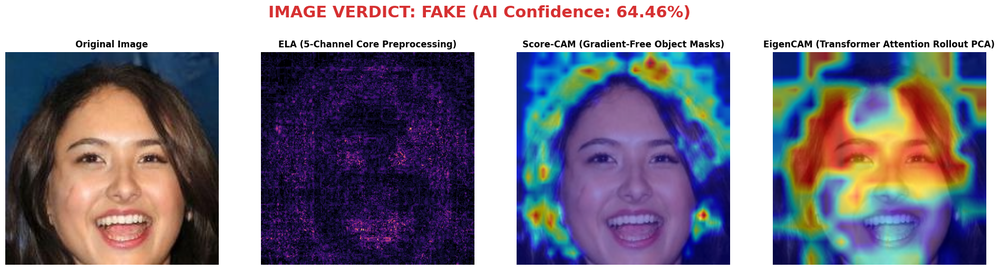
#> input picture ReportForinces/Forensic_Analysis_Report_img_1.png, 1000 x 270 px, shrunk from 1897 x 513 before the run
$ python -i cv_forensics.py   (imports and definitions only)   (older library calls are emulated)
#> lines starting #> are read from the running program, lines starting #| are printed output that depends on the picture
#> further down, picture is the input picture: PIL image 1000x270 RGBA; mean R, G, B, A 133.6, 129.5, 144.1, 255
import io
import numpy as np
from PIL import Image, ImageChops, ExifTags
from typing import Dict, Any, Tuple, Optional
import cv2

class ComputerVisionForensics:
    """
    Physical & Digital Feature Extractor.
    Extracts high-frequency noise variance, Laplacian sharpness, ELA compression discrepancy, and EXIF provenance.
    """

    # [47 lines left out: functions extract_exif, compute_ela, not called in this run]

    @staticmethod
    def compute_cv_metrics(pil_img: Image.Image) -> Dict[str, float]:
        """
        Compute OpenCV visual feature statistics:
        - Laplacian variance (focus/sharpness measure)
        - High-frequency noise variance (Gaussian blur residual)
        """
        try:
            cv_img = np.array(pil_img.convert("RGB"))
            gray = cv2.cvtColor(cv_img, cv2.COLOR_RGB2GRAY)
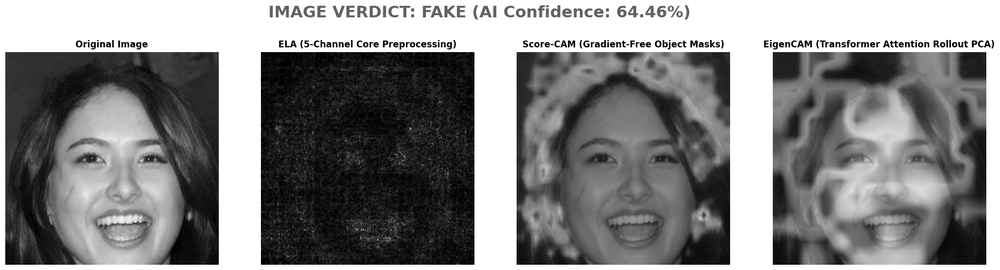
#> gray: shape (270, 1000); min 0, max 255, mean 132.4
            laplacian_var = float(cv2.Laplacian(gray, cv2.CV_64F).var())
#> laplacian_var = 2183.5
            blurred = cv2.GaussianBlur(gray, (5, 5), 0)
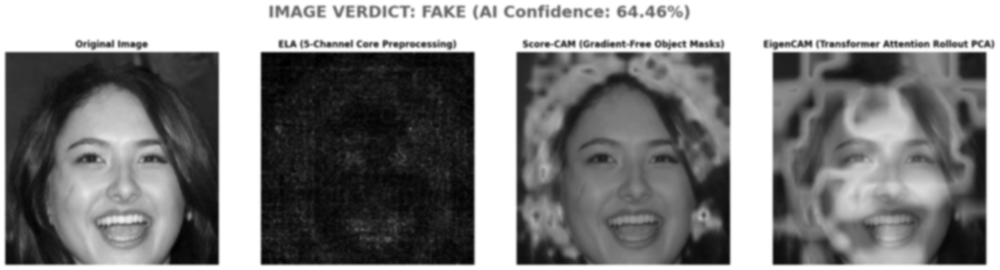
#> blurred: shape (270, 1000); min 0, max 255, mean 132.4
            noise_residual = cv2.absdiff(gray, blurred)
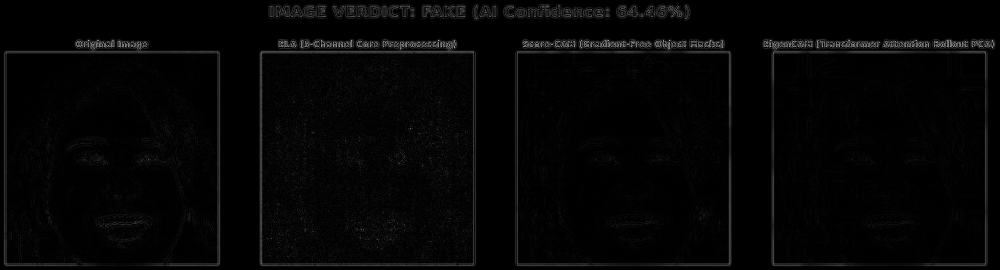
#> noise_residual: shape (270, 1000); min 0, max 180, mean 5.1
            noise_var = float(np.var(noise_residual))
#> noise_var = 175.4
            return {
                "sharpness_variance": round(laplacian_var, 2),
                "noise_variance": round(noise_var, 2),
            }
        except Exception:
            return {
                "sharpness_variance": 120.0,
                "noise_variance": 35.0,
            }

>>> from PIL import Image
>>> picture = Image.open('../../../../ReportForinces/Forensic_Analysis_Report_img_1.png')
>>> result = ComputerVisionForensics().compute_cv_metrics(picture)
#> result = {'sharpness_variance': 2183.5, 'noise_variance': 175.4}

$ run again, on ReportForinces/Forensic_Analysis_Report_img_2.png
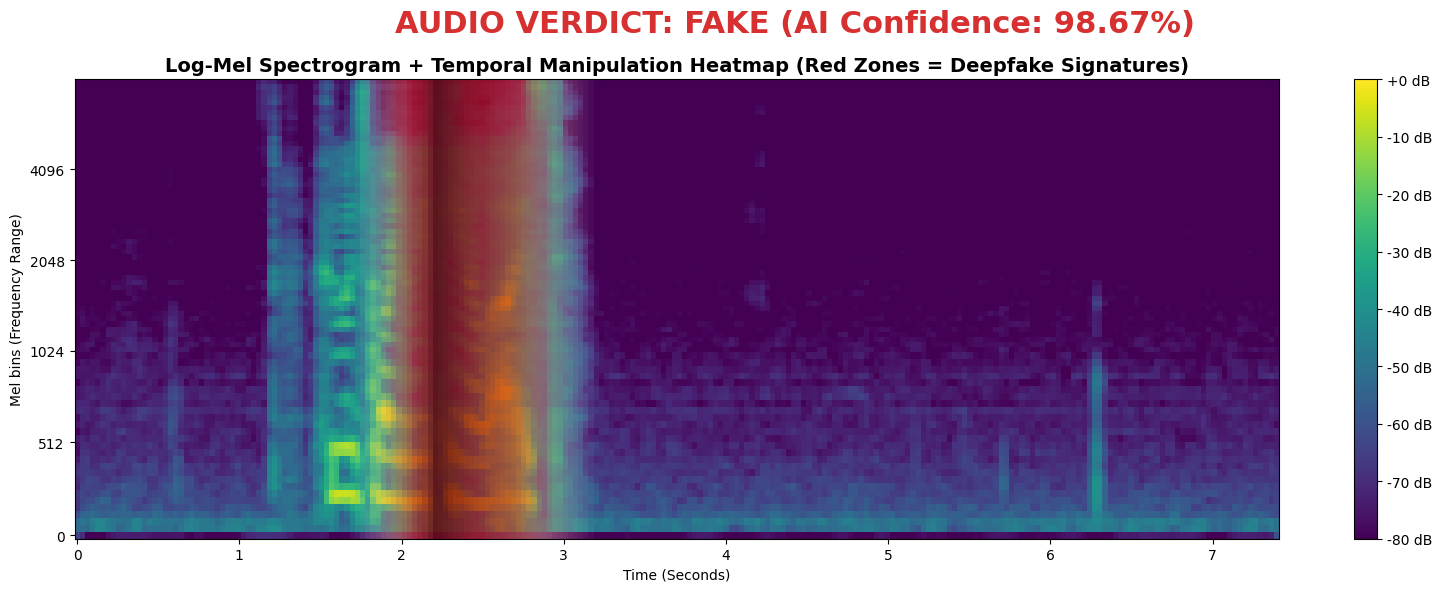
#> input picture ReportForinces/Forensic_Analysis_Report_img_2.png, 1442 x 592 px
#> picture is the input picture: PIL image 1442x592 RGBA; mean R, G, B, A 133.4, 108.5, 146.8, 255
#> in compute_cv_metrics, `gray = cv2.cvtColor(cv_img, cv2.COLOR_RGB2GRAY)`:
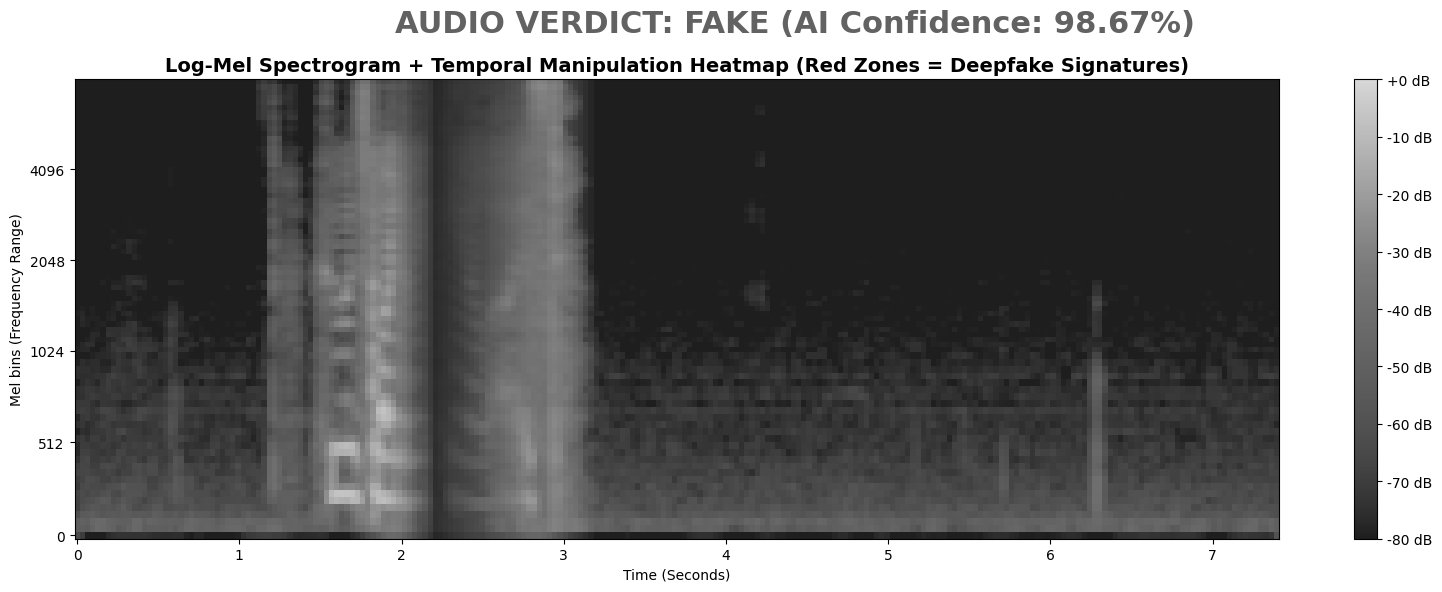
#> gray: shape (592, 1442); min 0, max 255, mean 120.2
#> laplacian_var = 2127.9
#> in compute_cv_metrics, `noise_residual = cv2.absdiff(gray, blurred)`:
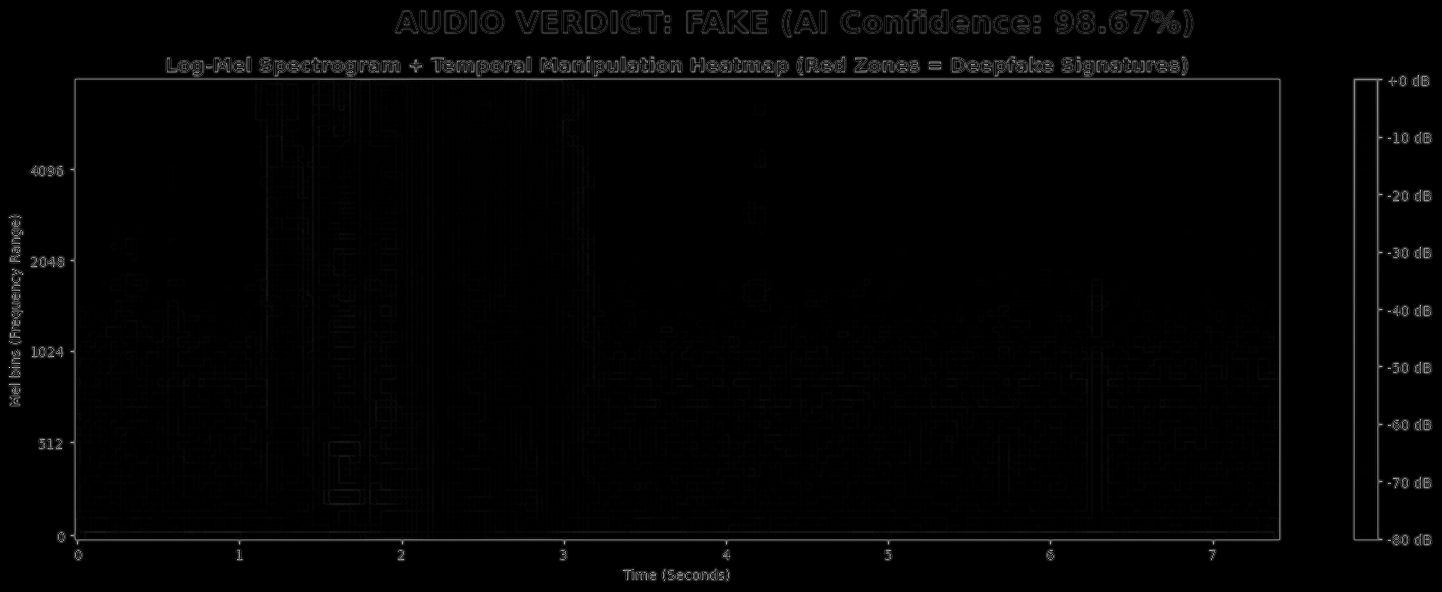
#> noise_residual: shape (592, 1442); min 0, max 209, mean 3.4
#> noise_var = 179
#> result = {'sharpness_variance': 2127.9, 'noise_variance': 179}

$ run again, on ReportForinces/Forensic_Analysis_Report_img_3.png
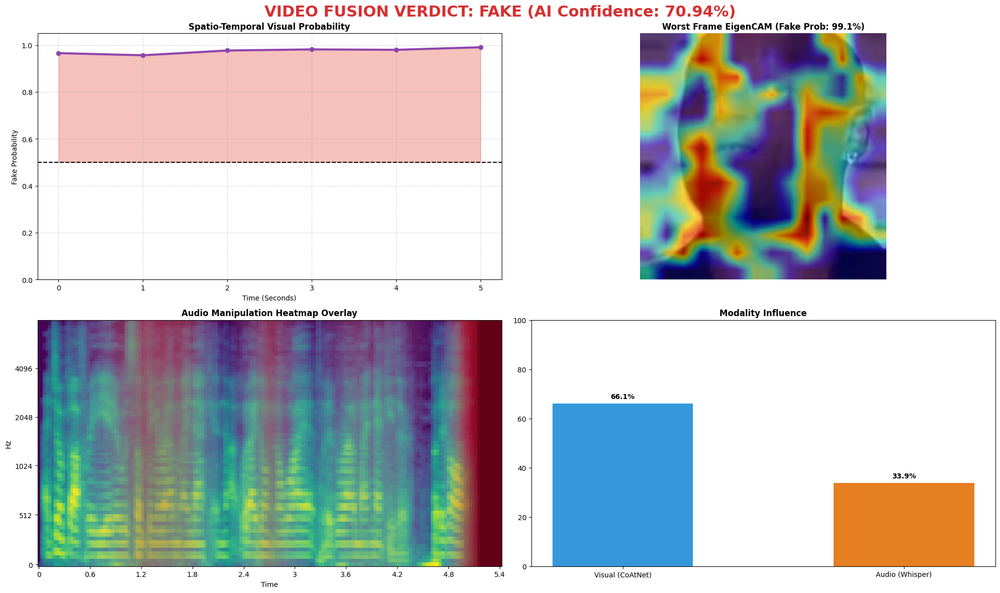
#> input picture ReportForinces/Forensic_Analysis_Report_img_3.png, 1000 x 593 px, shrunk from 1989 x 1180 before the run
#> picture is the input picture: PIL image 1000x593 RGBA; mean R, G, B, A 197.4, 199.2, 198.9, 255
#> in compute_cv_metrics, `gray = cv2.cvtColor(cv_img, cv2.COLOR_RGB2GRAY)`:
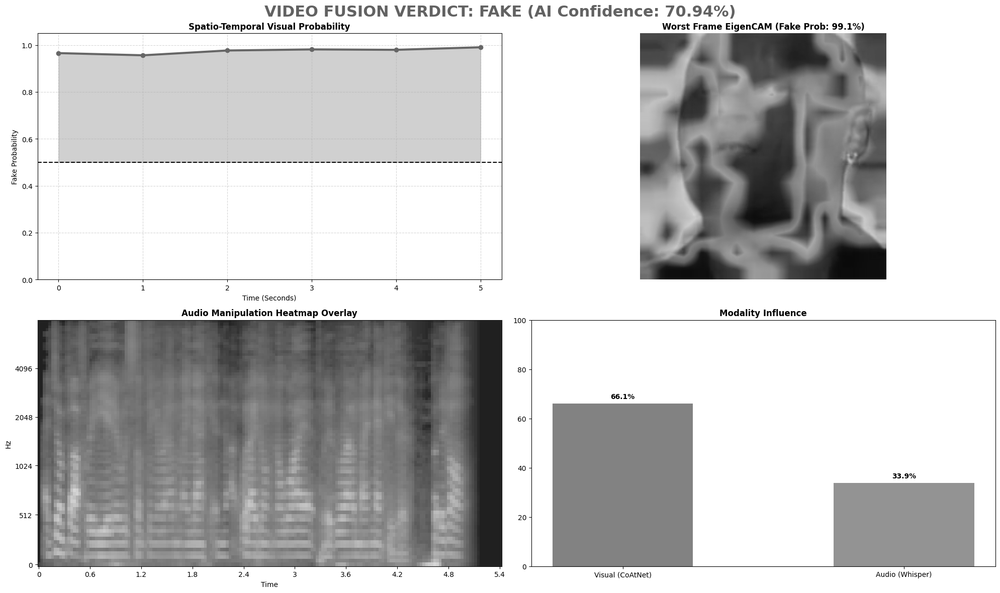
#> gray: shape (593, 1000); min 0, max 255, mean 198.7
#> laplacian_var = 1648.7
#> in compute_cv_metrics, `noise_residual = cv2.absdiff(gray, blurred)`:
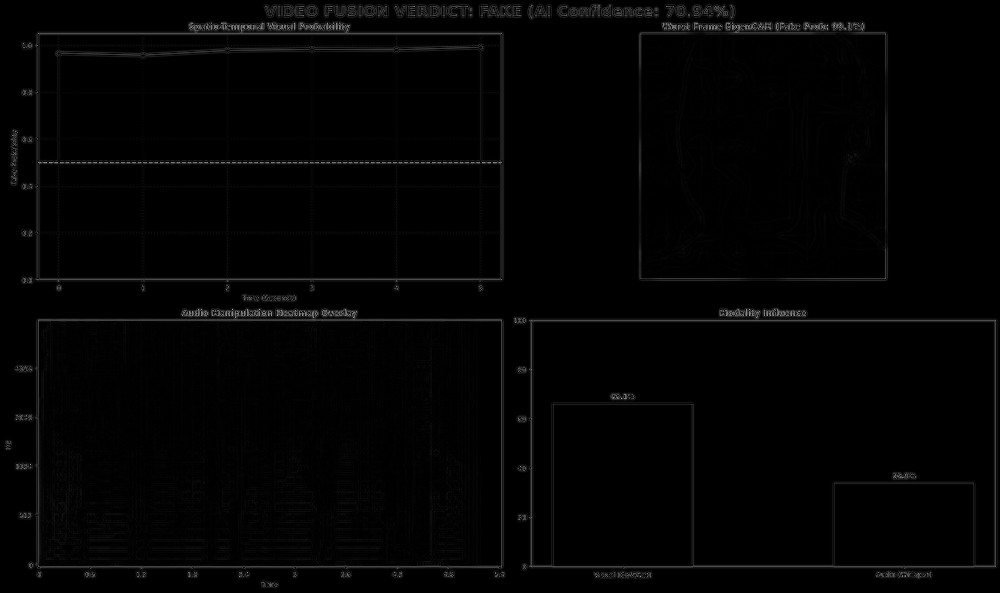
#> noise_residual: shape (593, 1000); min 0, max 188, mean 3.2
#> noise_var = 130.9
#> result = {'sharpness_variance': 1648.7, 'noise_variance': 130.9}
